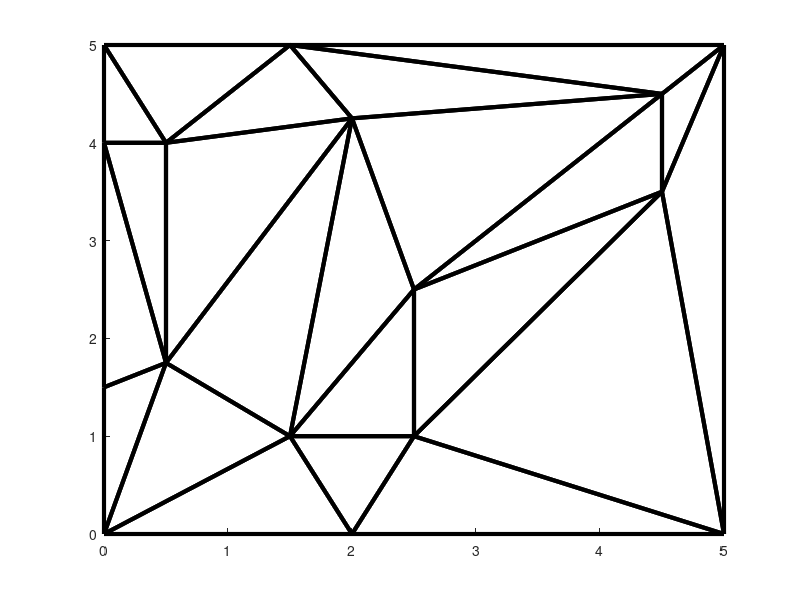

MATLAB code to generate this figure:
% due to : 2022.03.15 (Thu) / HW3-2

% Visulize the read structure

%%%%%%%% Read Vertex information %%%%%%%%%%

fileID = fopen('Rec_Vertex.txt');
buffer = fgetl(fileID);

vertex = textscan(fileID,'%f%f','Delimiter','\t');

Vertex = horzcat(vertex{1},vertex{2});
fclose(fileID);

%%%%%%%% Read Element Information %%%%%%%%%%

fileID1 = fopen('Rec_element.txt');
element = textscan(fileID1,'%f%f%f','Delimiter','\t');

Element = horzcat(element{1},element{2},element{3});
fclose(fileID1);

patch('Faces',Element,'Vertices',Vertex,'EdgeColor','Black','FaceColor','none','LineWidth',3);


